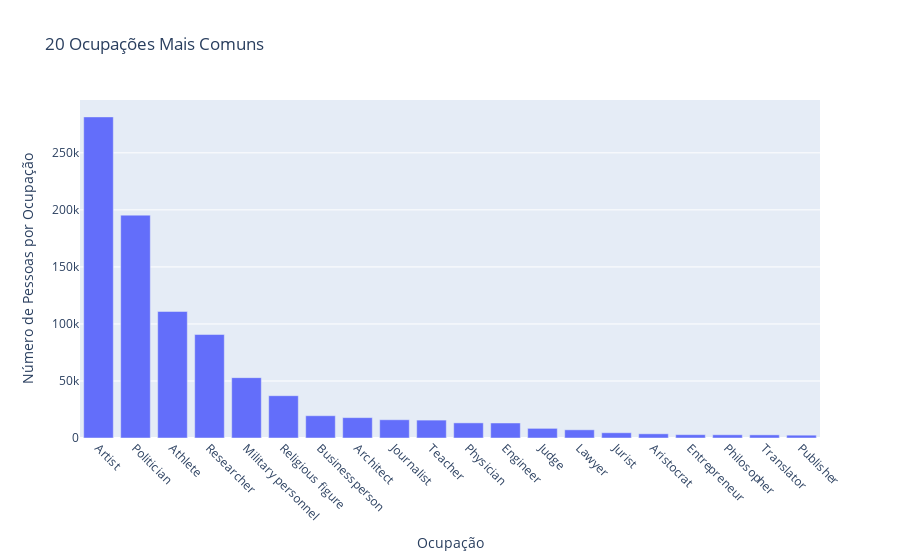

The notebook cell this image was saved under:
### Code cell
fig = px.bar(x=ocupacao.index, y=ocupacao.values,labels={'x': 'Ocupação', 'y': 'Número de Pessoas por Ocupação'},
             title='20 Ocupações Mais Comuns')

fig.update_xaxes(tickangle=45)

fig.show()

### Figure 1 — Plotly figure (JSON) as saved in the notebook; plotly's stock layout.template omitted (floating-point values rounded to 4 significant figures)
{"data": [{"alignmentgroup": "True", "hovertemplate": "Ocupação=%{x}<br>Número de Pessoas por Ocupação=%{y}<extra></extra>", "legendgroup": "", "marker": {"color": "#636efa", "pattern": {"shape": ""}}, "name": "", "offsetgroup": "", "orientation": "v", "showlegend": false, "textposition": "auto", "type": "bar", "x": ["Artist", "Politician", "Athlete", "Researcher", "Military personnel", "Religious figure", "Businessperson", "Architect", "Journalist", "Teacher", "Physician", "Engineer", "Judge", "Lawyer", "Jurist", "Aristocrat", "Entrepreneur", "Philosopher", "Translator", "Publisher"], "xaxis": "x", "y": [281512, 195390, 110943, 90709, 52911, 37086, 19529, 17865, 16002, 15693, 13253, 13160, 8454, 7184, 4601, 3670, 2926, 2819, 2742, 2475], "yaxis": "y"}], "layout": {"barmode": "relative", "legend": {"tracegroupgap": 0}, "title": {"text": "20 Ocupações Mais Comuns"}, "xaxis": {"anchor": "y", "domain": [0, 1], "tickangle": 45, "title": {"text": "Ocupação"}}, "yaxis": {"anchor": "x", "domain": [0, 1], "title": {"text": "Número de Pessoas por Ocupação"}}}}
